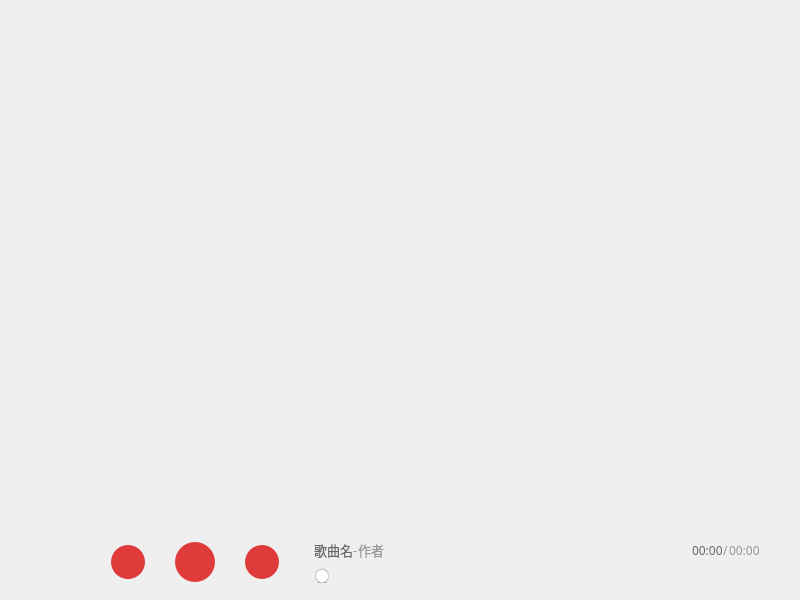
<?xml version="1.0" encoding="UTF-8"?>
<ui version="4.0">
 <class>MainWindow</class>
 <widget class="QMainWindow" name="MainWindow">
  <property name="geometry">
   <rect>
    <x>0</x>
    <y>0</y>
    <width>800</width>
    <height>600</height>
   </rect>
  </property>
  <property name="sizePolicy">
   <sizepolicy hsizetype="Expanding" vsizetype="MinimumExpanding">
    <horstretch>0</horstretch>
    <verstretch>0</verstretch>
   </sizepolicy>
  </property>
  <property name="minimumSize">
   <size>
    <width>800</width>
    <height>600</height>
   </size>
  </property>
  <property name="windowTitle">
   <string>Netease Music</string>
  </property>
  <property name="autoFillBackground">
   <bool>false</bool>
  </property>
  <property name="styleSheet">
   <string notr="true">
	

</string>
  </property>
  <property name="animated">
   <bool>true</bool>
  </property>
  <property name="tabShape">
   <enum>QTabWidget::Rounded</enum>
  </property>
  <widget class="QWidget" name="centralwidget">
   <property name="sizePolicy">
    <sizepolicy hsizetype="MinimumExpanding" vsizetype="MinimumExpanding">
     <horstretch>0</horstretch>
     <verstretch>0</verstretch>
    </sizepolicy>
   </property>
   <layout class="QVBoxLayout" name="verticalLayout_3">
    <property name="spacing">
     <number>0</number>
    </property>
    <property name="leftMargin">
     <number>0</number>
    </property>
    <property name="topMargin">
     <number>0</number>
    </property>
    <property name="rightMargin">
     <number>0</number>
    </property>
    <property name="bottomMargin">
     <number>0</number>
    </property>
    <item>
     <widget class="QStackedWidget" name="stackedWidget">
      <property name="sizePolicy">
       <sizepolicy hsizetype="MinimumExpanding" vsizetype="MinimumExpanding">
        <horstretch>0</horstretch>
        <verstretch>0</verstretch>
       </sizepolicy>
      </property>
      <property name="minimumSize">
       <size>
        <width>0</width>
        <height>0</height>
       </size>
      </property>
      <property name="currentIndex">
       <number>1</number>
      </property>
      <widget class="QWidget" name="page_3"/>
      <widget class="QWidget" name="page_4"/>
     </widget>
    </item>
    <item>
     <widget class="QWidget" name="widget" native="true">
      <property name="sizePolicy">
       <sizepolicy hsizetype="MinimumExpanding" vsizetype="Preferred">
        <horstretch>0</horstretch>
        <verstretch>0</verstretch>
       </sizepolicy>
      </property>
      <property name="maximumSize">
       <size>
        <width>16777215</width>
        <height>75</height>
       </size>
      </property>
      <layout class="QHBoxLayout" name="horizontalLayout_6">
       <property name="spacing">
        <number>35</number>
       </property>
       <property name="leftMargin">
        <number>1</number>
       </property>
       <property name="topMargin">
        <number>0</number>
       </property>
       <property name="rightMargin">
        <number>20</number>
       </property>
       <property name="bottomMargin">
        <number>1</number>
       </property>
       <item>
        <widget class="QPushButton" name="coverButton">
         <property name="minimumSize">
          <size>
           <width>75</width>
           <height>75</height>
          </size>
         </property>
         <property name="maximumSize">
          <size>
           <width>75</width>
           <height>75</height>
          </size>
         </property>
         <property name="styleSheet">
          <string notr="true">border:none;</string>
         </property>
         <property name="text">
          <string/>
         </property>
         <property name="icon">
          <iconset resource="res.qrc">
           <normaloff>:/img/default-cover</normaloff>:/img/default-cover</iconset>
         </property>
         <property name="iconSize">
          <size>
           <width>75</width>
           <height>75</height>
          </size>
         </property>
         <property name="autoDefault">
          <bool>false</bool>
         </property>
         <property name="default">
          <bool>false</bool>
         </property>
         <property name="flat">
          <bool>false</bool>
         </property>
        </widget>
       </item>
       <item>
        <layout class="QHBoxLayout" name="horizontalLayout">
         <property name="spacing">
          <number>30</number>
         </property>
         <item>
          <widget class="QPushButton" name="lastButton">
           <property name="minimumSize">
            <size>
             <width>34</width>
             <height>34</height>
            </size>
           </property>
           <property name="styleSheet">
            <string notr="true">QPushButton {background-color: rgb(223, 59, 59);
border-radius: 17px;}

QPushButton:pressed {background-color:#BC2F2D}</string>
           </property>
           <property name="text">
            <string/>
           </property>
           <property name="icon">
            <iconset resource="res.qrc">
             <normaloff>:/icon/last</normaloff>:/icon/last</iconset>
           </property>
           <property name="iconSize">
            <size>
             <width>18</width>
             <height>18</height>
            </size>
           </property>
           <property name="autoDefault">
            <bool>false</bool>
           </property>
           <property name="default">
            <bool>false</bool>
           </property>
           <property name="flat">
            <bool>false</bool>
           </property>
          </widget>
         </item>
         <item>
          <widget class="QPushButton" name="playButton">
           <property name="minimumSize">
            <size>
             <width>40</width>
             <height>40</height>
            </size>
           </property>
           <property name="styleSheet">
            <string notr="true">QPushButton {background-color: rgb(223, 59, 59);
border-radius: 20px;}

QPushButton:pressed {background-color:#BC2F2D}</string>
           </property>
           <property name="text">
            <string/>
           </property>
           <property name="icon">
            <iconset resource="res.qrc">
             <normaloff>:/icon/play</normaloff>:/icon/play</iconset>
           </property>
           <property name="iconSize">
            <size>
             <width>18</width>
             <height>18</height>
            </size>
           </property>
           <property name="autoDefault">
            <bool>false</bool>
           </property>
           <property name="default">
            <bool>false</bool>
           </property>
           <property name="flat">
            <bool>false</bool>
           </property>
          </widget>
         </item>
         <item>
          <widget class="QPushButton" name="nextButton">
           <property name="minimumSize">
            <size>
             <width>34</width>
             <height>34</height>
            </size>
           </property>
           <property name="styleSheet">
            <string notr="true">QPushButton {background-color: rgb(223, 59, 59);
border-radius: 17px;}

QPushButton:pressed {background-color:#BC2F2D}</string>
           </property>
           <property name="text">
            <string/>
           </property>
           <property name="icon">
            <iconset resource="res.qrc">
             <normaloff>:/icon/next</normaloff>:/icon/next</iconset>
           </property>
           <property name="iconSize">
            <size>
             <width>18</width>
             <height>18</height>
            </size>
           </property>
           <property name="autoDefault">
            <bool>false</bool>
           </property>
           <property name="default">
            <bool>false</bool>
           </property>
           <property name="flat">
            <bool>false</bool>
           </property>
          </widget>
         </item>
        </layout>
       </item>
       <item>
        <layout class="QVBoxLayout" name="verticalLayout">
         <property name="spacing">
          <number>7</number>
         </property>
         <property name="sizeConstraint">
          <enum>QLayout::SetDefaultConstraint</enum>
         </property>
         <property name="rightMargin">
          <number>20</number>
         </property>
         <item>
          <spacer name="verticalSpacer_2">
           <property name="orientation">
            <enum>Qt::Vertical</enum>
           </property>
           <property name="sizeHint" stdset="0">
            <size>
             <width>20</width>
             <height>40</height>
            </size>
           </property>
          </spacer>
         </item>
         <item>
          <widget class="QWidget" name="widget_2" native="true">
           <property name="maximumSize">
            <size>
             <width>16777215</width>
             <height>20</height>
            </size>
           </property>
           <layout class="QHBoxLayout" name="horizontalLayout_4">
            <property name="spacing">
             <number>0</number>
            </property>
            <property name="leftMargin">
             <number>0</number>
            </property>
            <property name="topMargin">
             <number>0</number>
            </property>
            <property name="rightMargin">
             <number>0</number>
            </property>
            <property name="bottomMargin">
             <number>0</number>
            </property>
            <item>
             <layout class="QHBoxLayout" name="horizontalLayout_2">
              <property name="sizeConstraint">
               <enum>QLayout::SetDefaultConstraint</enum>
              </property>
              <item>
               <widget class="QLabel" name="nameLabel">
                <property name="maximumSize">
                 <size>
                  <width>16777215</width>
                  <height>20</height>
                 </size>
                </property>
                <property name="font">
                 <font>
                  <family>Microsoft YaHei</family>
                  <pointsize>10</pointsize>
                 </font>
                </property>
                <property name="autoFillBackground">
                 <bool>false</bool>
                </property>
                <property name="styleSheet">
                 <string notr="true">color: rgb(102, 102, 102);</string>
                </property>
                <property name="text">
                 <string>歌曲名</string>
                </property>
                <property name="scaledContents">
                 <bool>true</bool>
                </property>
                <property name="wordWrap">
                 <bool>true</bool>
                </property>
               </widget>
              </item>
              <item>
               <widget class="QLabel" name="label_2">
                <property name="maximumSize">
                 <size>
                  <width>10</width>
                  <height>20</height>
                 </size>
                </property>
                <property name="font">
                 <font>
                  <family>Microsoft YaHei</family>
                  <pointsize>10</pointsize>
                 </font>
                </property>
                <property name="autoFillBackground">
                 <bool>false</bool>
                </property>
                <property name="styleSheet">
                 <string notr="true">color: rgb(151, 151, 151);</string>
                </property>
                <property name="text">
                 <string>-</string>
                </property>
                <property name="scaledContents">
                 <bool>true</bool>
                </property>
                <property name="wordWrap">
                 <bool>true</bool>
                </property>
               </widget>
              </item>
              <item>
               <widget class="QLabel" name="authorLabel">
                <property name="maximumSize">
                 <size>
                  <width>16777215</width>
                  <height>20</height>
                 </size>
                </property>
                <property name="font">
                 <font>
                  <family>Microsoft YaHei</family>
                  <pointsize>10</pointsize>
                 </font>
                </property>
                <property name="autoFillBackground">
                 <bool>false</bool>
                </property>
                <property name="styleSheet">
                 <string notr="true">color: rgb(151, 151, 151);</string>
                </property>
                <property name="text">
                 <string>作者</string>
                </property>
                <property name="scaledContents">
                 <bool>true</bool>
                </property>
                <property name="wordWrap">
                 <bool>true</bool>
                </property>
               </widget>
              </item>
             </layout>
            </item>
            <item>
             <spacer name="horizontalSpacer">
              <property name="orientation">
               <enum>Qt::Horizontal</enum>
              </property>
              <property name="sizeType">
               <enum>QSizePolicy::Expanding</enum>
              </property>
              <property name="sizeHint" stdset="0">
               <size>
                <width>0</width>
                <height>0</height>
               </size>
              </property>
             </spacer>
            </item>
            <item>
             <layout class="QHBoxLayout" name="horizontalLayout_3">
              <property name="sizeConstraint">
               <enum>QLayout::SetDefaultConstraint</enum>
              </property>
              <item>
               <widget class="QLabel" name="nowLabel">
                <property name="maximumSize">
                 <size>
                  <width>16777215</width>
                  <height>20</height>
                 </size>
                </property>
                <property name="font">
                 <font>
                  <family>Microsoft YaHei</family>
                  <pointsize>9</pointsize>
                 </font>
                </property>
                <property name="autoFillBackground">
                 <bool>false</bool>
                </property>
                <property name="styleSheet">
                 <string notr="true">color: rgb(102, 102, 102);</string>
                </property>
                <property name="text">
                 <string>00:00</string>
                </property>
                <property name="scaledContents">
                 <bool>true</bool>
                </property>
                <property name="wordWrap">
                 <bool>true</bool>
                </property>
               </widget>
              </item>
              <item>
               <widget class="QLabel" name="label_5">
                <property name="maximumSize">
                 <size>
                  <width>10</width>
                  <height>20</height>
                 </size>
                </property>
                <property name="font">
                 <font>
                  <family>Microsoft YaHei</family>
                  <pointsize>9</pointsize>
                 </font>
                </property>
                <property name="autoFillBackground">
                 <bool>false</bool>
                </property>
                <property name="styleSheet">
                 <string notr="true">color: rgb(151, 151, 151);</string>
                </property>
                <property name="text">
                 <string>/</string>
                </property>
                <property name="scaledContents">
                 <bool>true</bool>
                </property>
                <property name="wordWrap">
                 <bool>true</bool>
                </property>
               </widget>
              </item>
              <item>
               <widget class="QLabel" name="timeLabel">
                <property name="maximumSize">
                 <size>
                  <width>16777215</width>
                  <height>20</height>
                 </size>
                </property>
                <property name="font">
                 <font>
                  <family>Microsoft YaHei</family>
                  <pointsize>9</pointsize>
                 </font>
                </property>
                <property name="autoFillBackground">
                 <bool>false</bool>
                </property>
                <property name="styleSheet">
                 <string notr="true">color: rgb(151, 151, 151);</string>
                </property>
                <property name="text">
                 <string>00:00</string>
                </property>
                <property name="scaledContents">
                 <bool>true</bool>
                </property>
                <property name="wordWrap">
                 <bool>true</bool>
                </property>
               </widget>
              </item>
             </layout>
            </item>
           </layout>
          </widget>
         </item>
         <item>
          <widget class="XSlider" name="slider">
           <property name="minimumSize">
            <size>
             <width>16</width>
             <height>16</height>
            </size>
           </property>
           <property name="maximumSize">
            <size>
             <width>16777215</width>
             <height>16</height>
            </size>
           </property>
           <property name="contextMenuPolicy">
            <enum>Qt::DefaultContextMenu</enum>
           </property>
           <property name="styleSheet">
            <string notr="true">QSlider::horizontal{min-height:16px;color:#ffffff;}QSlider::groove:horizontal{background:#e5e5e5;height:8px;border-radius:4px;}QSlider::add-page:horizontal{background:#e5e5e5;height:8px;border-radius:4px;}QSlider::sub-page:horizontal{background:#d13c3a;height:8px;border-radius:4px;}QSlider::handle:horizontal{width:13px;margin-top:-3px;margin-bottom:-3px;border-radius:6px;background:qradialgradient(spread:pad,cx:0.5,cy:0.5,radius:0.5,fx:0.5,fy:0.5,stop:0.8 #ffffff,stop:0.9 #cbcbcb);}QSlider::vertical{min-width:16px;color:#ffffff;}QSlider::groove:vertical{background:#e5e5e5;width:8px;border-radius:4px;}QSlider::add-page:vertical{background:#d13c3a;width:8px;border-radius:4px;}QSlider::sub-page:vertical{background:#e5e5e5;width:8px;border-radius:4px;}QSlider::handle:vertical{height:14px;margin-left:-3px;margin-right:-3px;border-radius:6px;background:qradialgradient(spread:pad,cx:0.5,cy:0.5,radius:0.5,fx:0.5,fy:0.5,stop:0.8 #ffffff,stop:0.9 #cbcbcb);}</string>
           </property>
           <property name="maximum">
            <number>100</number>
           </property>
           <property name="value">
            <number>0</number>
           </property>
           <property name="tracking">
            <bool>false</bool>
           </property>
           <property name="tickPosition">
            <enum>QSlider::NoTicks</enum>
           </property>
           <property name="sliderHeight" stdset="0">
            <number>8</number>
           </property>
           <property name="normalColor" stdset="0">
            <color>
             <red>229</red>
             <green>229</green>
             <blue>229</blue>
            </color>
           </property>
           <property name="grooveColor" stdset="0">
            <color>
             <red>209</red>
             <green>60</green>
             <blue>58</blue>
            </color>
           </property>
           <property name="handleBorderColor" stdset="0">
            <color>
             <red>203</red>
             <green>203</green>
             <blue>203</blue>
            </color>
           </property>
           <property name="handleColor" stdset="0">
            <color>
             <red>255</red>
             <green>255</green>
             <blue>255</blue>
            </color>
           </property>
           <property name="textColor" stdset="0">
            <color>
             <red>255</red>
             <green>255</green>
             <blue>255</blue>
            </color>
           </property>
          </widget>
         </item>
         <item>
          <spacer name="verticalSpacer">
           <property name="orientation">
            <enum>Qt::Vertical</enum>
           </property>
           <property name="sizeHint" stdset="0">
            <size>
             <width>20</width>
             <height>40</height>
            </size>
           </property>
          </spacer>
         </item>
        </layout>
       </item>
      </layout>
     </widget>
    </item>
   </layout>
  </widget>
 </widget>
 <customwidgets>
  <customwidget>
   <class>XSlider</class>
   <extends>QSlider</extends>
   <header>xslider.h</header>
  </customwidget>
 </customwidgets>
 <resources>
  <include location="res.qrc"/>
 </resources>
 <connections/>
</ui>
